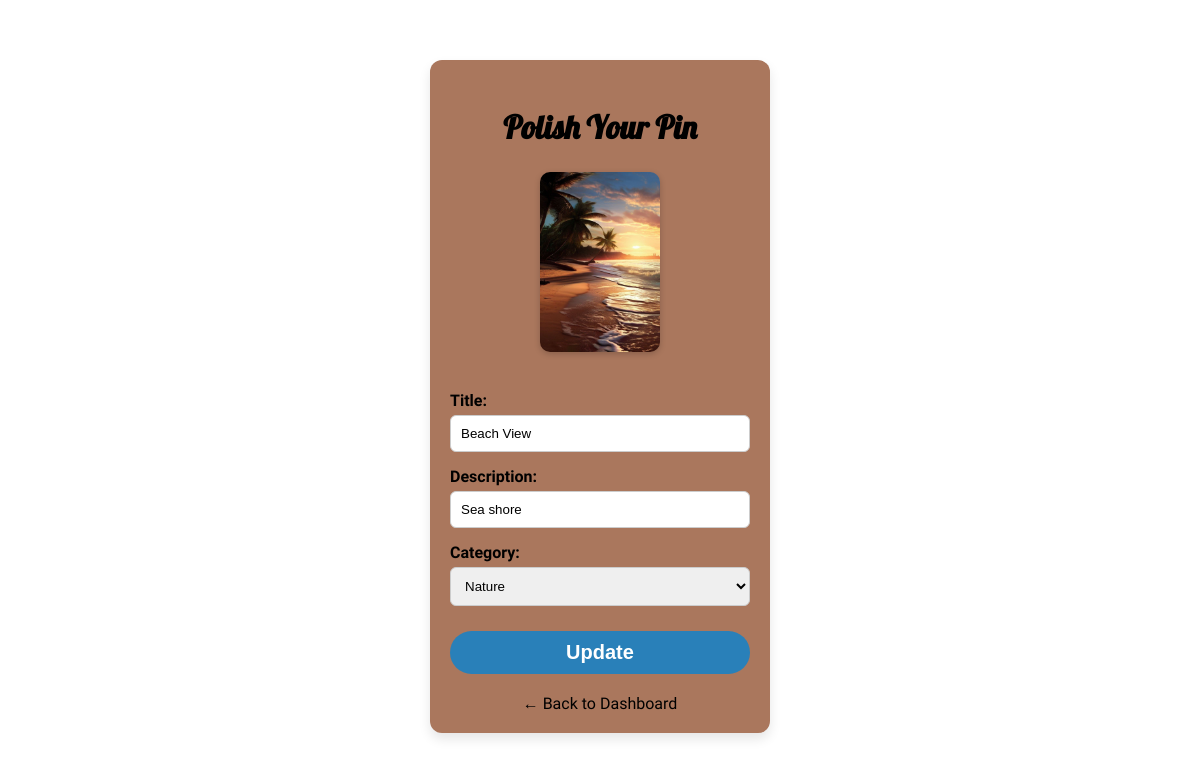
Page /edit/8 (signed in) on the committed database.
### tables this page shows
CREATE TABLE "images" (
	"id"	INTEGER,
	"filename"	TEXT NOT NULL,
	"title"	TEXT NOT NULL,
	"description"	TEXT,
	"category"	TEXT,
	PRIMARY KEY("id" AUTOINCREMENT)
);

### app.py (the view, shortened to what this page needs)
@app.route('/edit/<int:image_id>', methods=['GET', 'POST'])
@login_required
def edit_image(image_id):
    conn = sqlite3.connect('database.db')
    cursor = conn.cursor()
    cursor.execute("SELECT * FROM images WHERE id = ?", (image_id,))
    image = cursor.fetchone()
    conn.close()
    return render_template('edit_image.html', image=image)

### app.py (called while the page is built)
def login_required(f):
    @wraps(f)
    def decorated_function(*args, **kwargs):
        if 'username' not in session:
            flash("Login required to access this page.", "warning")
            return redirect(url_for('login'))
        return f(*args, **kwargs)
    return decorated_function

@app.context_processor
def utility_processor():
    return dict(flash_messages=get_flashed_messages(with_categories=True))

### templates/edit_image.html (shortened to what this page needs)
<!DOCTYPE html>
<html lang="en">
<head>
</head>
<body>
<div class="container">
    <h2>Polish Your Pin</h2>
    <div class="image-preview">
        <img src="{{ url_for('static', filename='uploaded/' + image[1]) }}" alt="Current Image">
    </div>
    <form action="{{ url_for('edit_image', image_id=image[0]) }}" method="POST">
        <label for="title">Title:</label>
        <input type="text" name="title" id="title" value="{{ image[2] }}" required>
        <label for="description">Description:</label>
        <input type="text" name="description" id="description" value="{{ image[3] }}">
        <label for="category">Category:</label>
        <select name="category" id="category" required>
            <option value="Nature" {% if image[4] == "Nature" %}selected{% endif %}>Nature</option>
        </select>
        <button type="submit">Update</button>
    </form>
    <a href="{{ url_for('dashboard') }}" class="back-link">← Back to Dashboard</a>
</div>
</body>
</html>

### templates/edit_image.html (style rules this page uses)
body { font-family: 'Segoe UI', sans-serif; background: url("https://img.freepik.com/premium-vector/abstract-mountain-contemporary-aesthetic-backgrounds-landscape_532781-57.jpg") no-repeat center center fixed; background-size: cover; margin: 0; padding: 0; }
.container { max-width: 300px; margin: 60px auto; padding: 20px; background-color: #aa775d; border-radius: 12px; box-shadow: 0 6px 12px rgba(0,0,0,0.1); }
h2 { text-align: center; color: #000000; margin-bottom: 25px; font-family: 'Lobster', cursive; animation: fadeInUp 1s ease-out; font-size: 32px; }
.image-preview { text-align: center; margin-bottom: 20px; }
.image-preview img { max-width: 40%; border-radius: 10px; box-shadow: 0 2px 6px rgba(0,0,0,0.2); }
form { display: flex; flex-direction: column; }
label { margin-top: 15px; margin-bottom: 5px; font-weight: 600; color: #000000; }
input[type="text"], select { padding: 10px; border-radius: 6px; border: 1px solid #ccc; outline: none; transition: border-color 0.3s; }
button { margin-top: 25px; padding: 10px; background-color: #2980b9; color: white; border: none; border-radius: 26px; font-size: 20px; font-weight: bold; cursor: pointer; transition: background-color 0.3s, transform 0.2s; }
.back-link { display: block; text-align: center; margin-top: 20px; color: #000000; text-decoration: none; font-weight: 500; }

### rows in the picture
images: filename (picture), title "Beach View", description "Sea shore", category "Nature"
